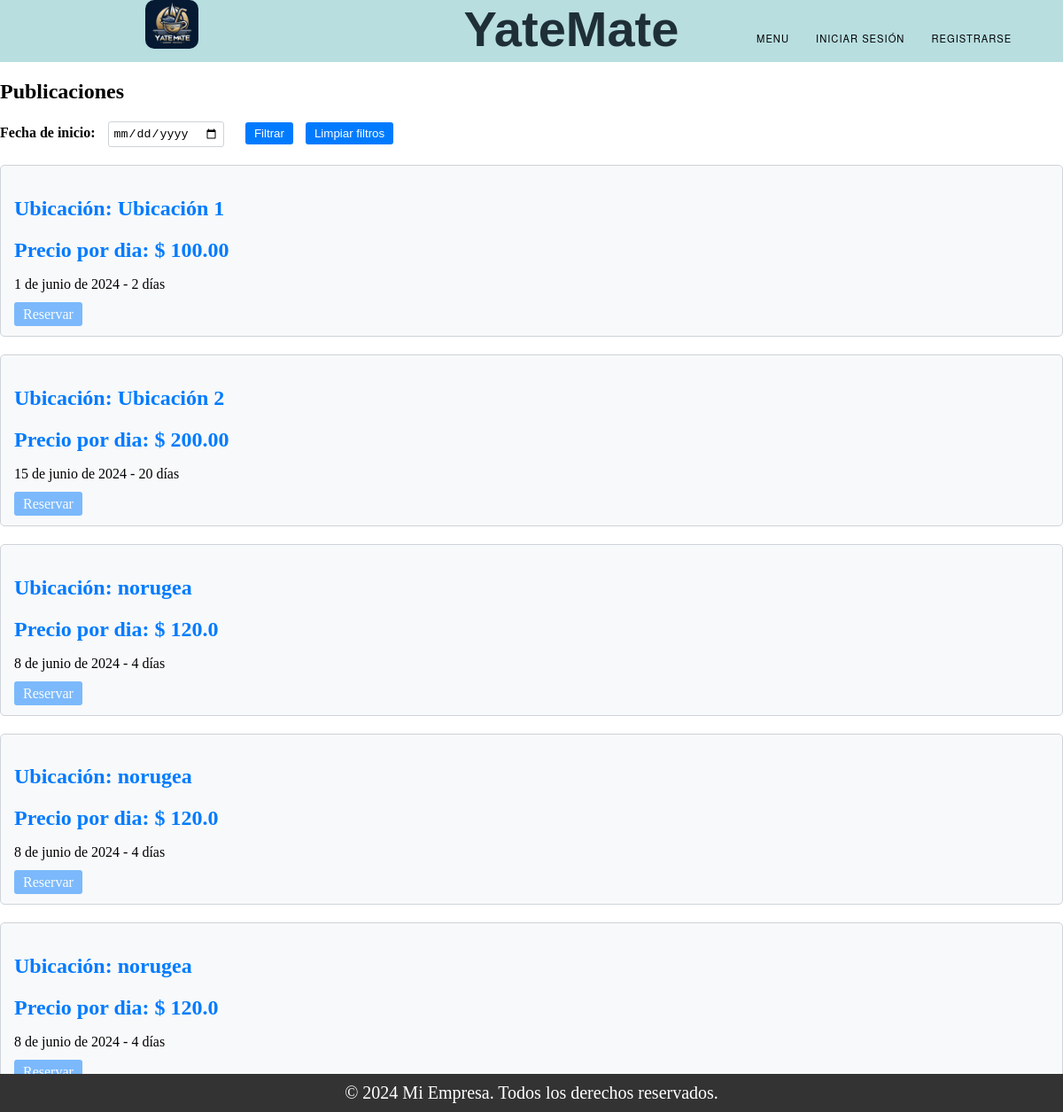
The page /list_amarra/ on the database as committed earlier.
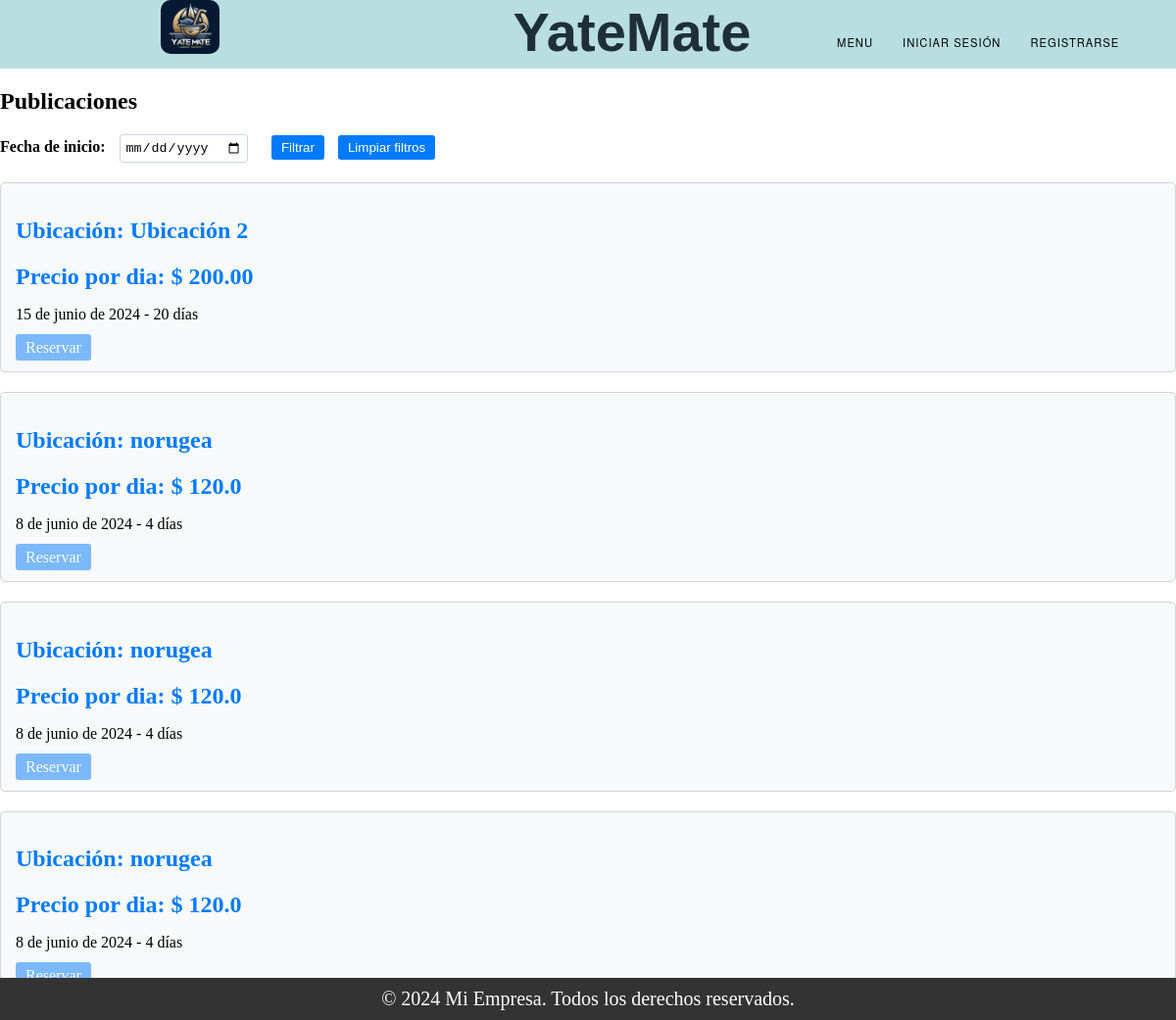
The same page on the database as committed later.
### Amarra/models.py (models this page shows, shortened)
class Publicacion_Amarra(models.Model):
    ESTADOS = (
        ('Vigente', 'Vigente'),
        ('En Proceso', 'En Proceso'),
        ('Finalizado', 'Finalizado'),
    )
    dueño = models.ForeignKey(User, on_delete=models.CASCADE,null=True)
    precio = models.TextField()
    fecha_inicio = models.DateField()
    cant_dias = models.TextField()
    ubicacion = models.TextField()
    cant_dias_disponibles = models.TextField(null=True)
    estado = models.CharField(max_length=20, choices=ESTADOS, default='Vigente')
    def actualizar_dias_disponibles(self):
        hoy = timezone.now().date()
        diferencia_dias = (hoy - self.fecha_inicio).days
        if diferencia_dias > 0:
            dias_disponibles = int(float(self.cant_dias)) - diferencia_dias
            reservas = Reserva.objects.filter(publicacion=self)
            total_reserved_days = sum([int(reserva.cant_dias) for reserva in reservas])
            self.cant_dias_disponibles = str(dias_disponibles - total_reserved_days)
            if int(self.cant_dias_disponibles) <= 0:
                self.cant_dias_disponibles = '0'
                self.estado = 'En Proceso'
            else:
                self.estado = 'Vigente'
            self.save()

### Amarra/views.py (the view)
# urls.py: path('list_amarra/', views.list_amarra, name="list_amarra"),
def list_amarra(request):
    if request.method == 'GET' and 'fecha_inicio' in request.GET:
        fecha_inicio = request.GET.get('fecha_inicio')
        try:
            fecha_inicio = datetime.strptime(fecha_inicio, '%Y-%m-%d').date()
        except ValueError:
            messages.error(request, 'Formato de fecha inválido.')
            return redirect('list_amarra')
        Amarras = Publicacion_Amarra.objects.filter(
            fecha_inicio__gte=fecha_inicio
        )
    else:
        usuario_id = request.session.get('user_id')
        if usuario_id:
            usuario = get_object_or_404(User, id=usuario_id)
            Amarras = Publicacion_Amarra.objects.exclude(dueño=usuario)
        else:
            Amarras = Publicacion_Amarra.objects.all()
    for amarra in Amarras:
        amarra.actualizar_dias_disponibles()
    return render(request, "list_amarra.html", {'objetos': Amarras})

### Trueque/context_processors.py (called while the page is built)
def conversaciones_usuario(request):
    user_id = request.session.get('user_id')
    if user_id:
        conversaciones = Conversacion.objects.filter(Q(dueño_publicacion=user_id) | Q(solicitante=user_id))
        return {'conversaciones_usuario': conversaciones}
    else:
        return {'conversaciones_usuario': []}

### Amarra/templates/list_amarra.html (shortened to what this page needs)
{% extends "base.html" %}
{% block content %}
{% if objetos %}
    <h2>Publicaciones</h2>
    <form id="filtroForm" method="GET" action="">
        <div class="filter-form">
            <label for="fecha_inicio">Fecha de inicio:</label>
            <input type="date" id="fecha_inicio" name="fecha_inicio" min="{{ fecha_actual }}" max="{{ ultima_fecha }}" />
            <button type="button" onclick="validarFechas()">Filtrar</button>
            <button type="button" onclick="limpiarFiltros()">Limpiar filtros</button>
        </div>
    </form>
    <div id="amarras-container">
        {% for amarra in objetos %}
            {% if amarra.estado == 'Vigente' %}
                <div class="card" data-fecha="{{ amarra.fecha_inicio }}">
                    <h2 class="card-title">Ubicación: {{ amarra.ubicacion }} </h2>
                    <h2 class="card-title">Precio por dia: $ {{ amarra.precio }}</h2>
                    <p>{{ amarra.fecha_inicio }} - {{ amarra.cant_dias_disponibles}} días</p>
                    {% if request.session.user_type == 'Usuario' or request.session.user_type == 'Cliente' %}
                        {% if request.session.user_id !=  amarra.dueño.id %}
                        <a href="{% url 'crear_reserva' publicacion_id=amarra.id %}" class="btn-card">Reservar</a>
                        {% endif %}
                    {%else%}
                    <a type="button" style="opacity: 0.5 ;" class="btn btn-card mt-3" disabled>Reservar</a>
                    {% endif %}
                </div>
            {% endif %}
        {% endfor %}
    </div>
{% else %}
    <p>No hay amarras temporales disponibles</p>
{% endif %}
{% endblock %}

Rows that differ between the two databases and show on the page:
no longer on this page (row edited): Publicacion_Amarra: ubicacion "Ubicación 1", precio "100.00", fecha_inicio "1 de junio de 2024", cant_dias_disponibles "2"
